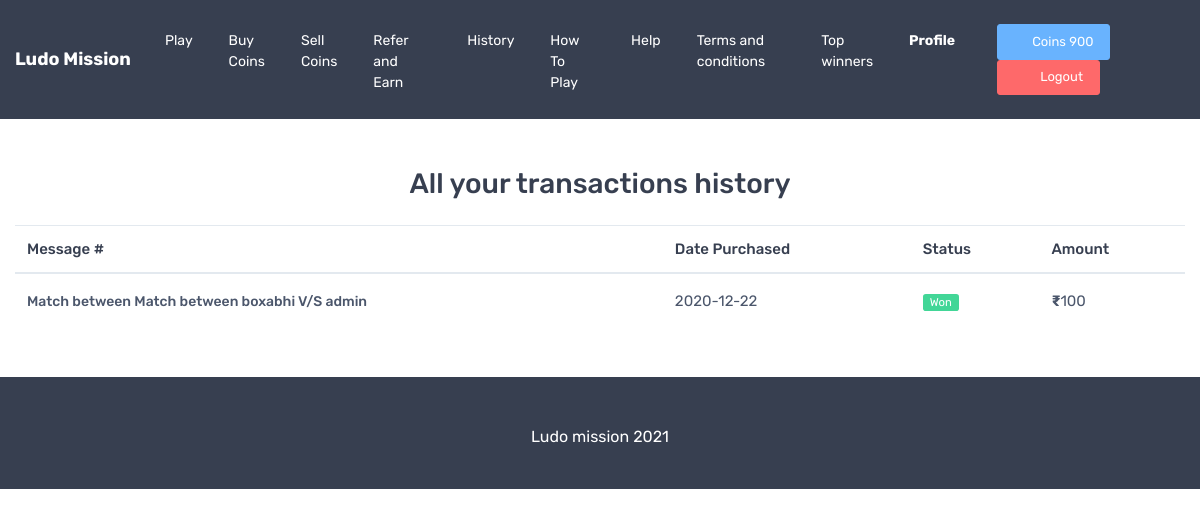
The page /history (signed in) on the database its author committed.
### game/models.py (models this page shows, shortened)
class GameResult(models.Model):
    game = models.ForeignKey(Game, on_delete=models.CASCADE , null=True , blank=True)
    user = models.ForeignKey(User, on_delete=models.CASCADE , null=True , blank=True)
    result = models.CharField(max_length=25 , choices = RESULT ,  default='PENDING')
    reason_of_cancel = models.TextField(blank=True , null=True)
    created_at = models.DateTimeField(auto_now=True)

### home/views.py (the view, shortened to what this page needs)
# urls.py: path('history' , history , name="history"),
@login_required(login_url='/accounts/login/')
def history(request):
    if request.user.is_authenticated:
        set_coins(request)
    order_coins = OrderCoins.objects.filter(user = request.user)
    sell_coins = SellCoins.objects.filter(user = request.user)
    game_results = GameResult.objects.filter(user = request.user , game__is_over=True)
    print(game_results)
    results = []
    count = 0
    print(game_results)
    for game_result in game_results:
        count+=1
        result = {}
        result['amount'] = game_result.game.coins
        if game_result.result == 'WON':
            result['status'] = 'Won'
        elif game_result.result == 'LOST':
            result['status'] = 'Lost'
        else:
            result['status'] = 'Cancel'
        vs = 'Match between '
        try:
            player_one = User.objects.get(id = game_result.game.player_one)
            vs += player_one.username
        except User.DoesNotExist:
            pass
        vs += ' V/S '
        print(game_result.game.player_two)
        try:
            player_two = User.objects.get(id = game_result.game.player_two)
            vs += player_two.username
            print(player_two)
        except User.DoesNotExist:
            pass
        result['message'] = 'Match between ' +vs
        result['created_at'] = str(game_result.created_at)[0:11]
        results.append(result)
    print(count)
    history = sorted(results , key=lambda i:i ['created_at'])
    context = {'history' : history}
    return render(request , 'home/history.html' , context)

### home/helpers.py (called while the page is built)
def set_coins(request):
    profile = Profile.objects.filter(user=request.user).first()
    request.session['coins'] = profile.coins

### templates/home/history.html
{% extends "base.html" %}
{% block start %}
<div class="container mt-5">
    <h3 class="text-center mb-4">All your transactions history</h3>
<div class="table-responsive font-size-md">
    <table class="table table-hover mb-0">
      <thead>
        <tr>
          <th>Message #</th>
          <th>Date Purchased</th>
          <th>Status</th>
          <th>Amount</th>
        </tr>
      </thead>
      <tbody>
      {% for h in history %}
        <tr>
          <td class="py-3"><a class="nav-link-style font-weight-medium font-size-sm" href="#order-details" data-toggle="modal">{{h.message}}</a></td>
          <td class="py-3">{{h.created_at}}</td>
          <td class="py-3">
            {% if h.status == 'Won' %}
            <span class="badge badge-success m-0">{{h.status}}</span>
            {% elif h.status == 'Lost' %}
            <span class="badge badge-danger m-0">{{h.status}}</span>
            {% elif h.status == 'Cancelled' %}
            <span class="badge badge-warning m-0">{{h.status}}</span>
            {%  elif h.status == 'Paid' %}
            <span class="badge badge-success m-0">{{h.status}}</span>
            {%  else %}
            <span class="badge badge-dark m-0">{{h.status}}</span>
            {% endif %}
          </td>
          <td class="py-3"><b>₹</b>{{h.amount}}</td>
        </tr>
        {% endfor %}
      </tbody>
    </table>
  </div>
</div>
  {% endblock %}

### rows shown on the page
GameResult: message "Match between Match between boxabhi V/S admin", created_at "2020-12-22", status "Won", amount "100"

### other values the page prints
{{ request.session.coins }} "900"
